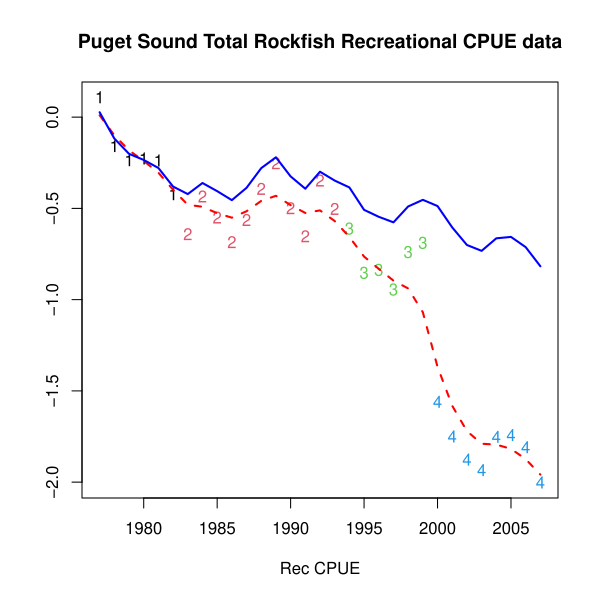

Write the R code that produced this figure.
###################################################
### code chunk number 15: rockfish2
###################################################
graphics::matplot(rockfish[rec.years, 1], recdat, ylab = "", xlab = "Rec CPUE")
lines(rockfish[rec.years, 1], as.vector(kem.rock1$states), col = "red", lty = 2, lwd = 2)
lines(rockfish[rec.years, 1], as.vector(kem.rock2$states), col = "blue", lty = 1, lwd = 2)
title("Puget Sound Total Rockfish Recreational CPUE data")
